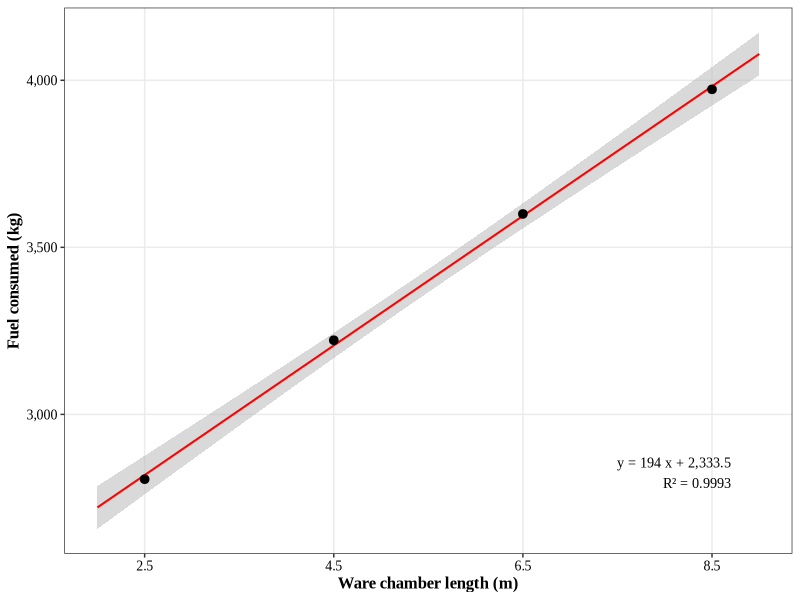
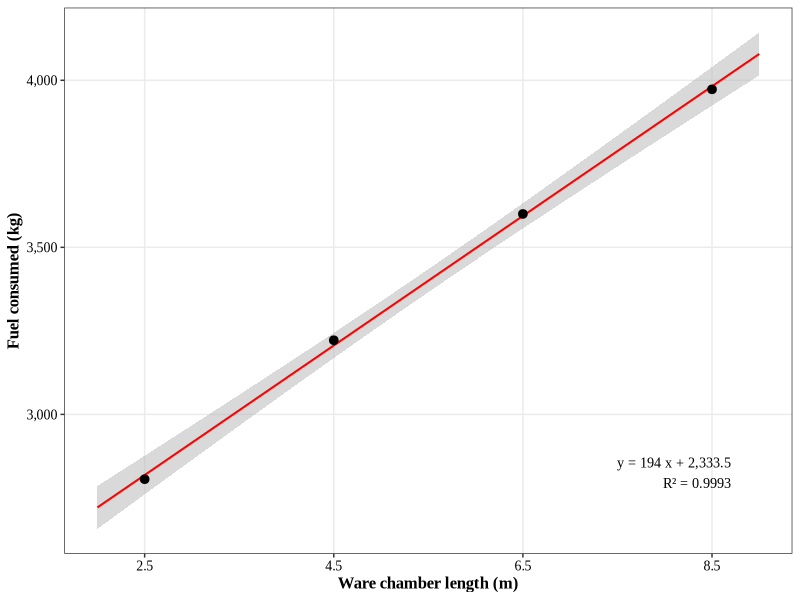
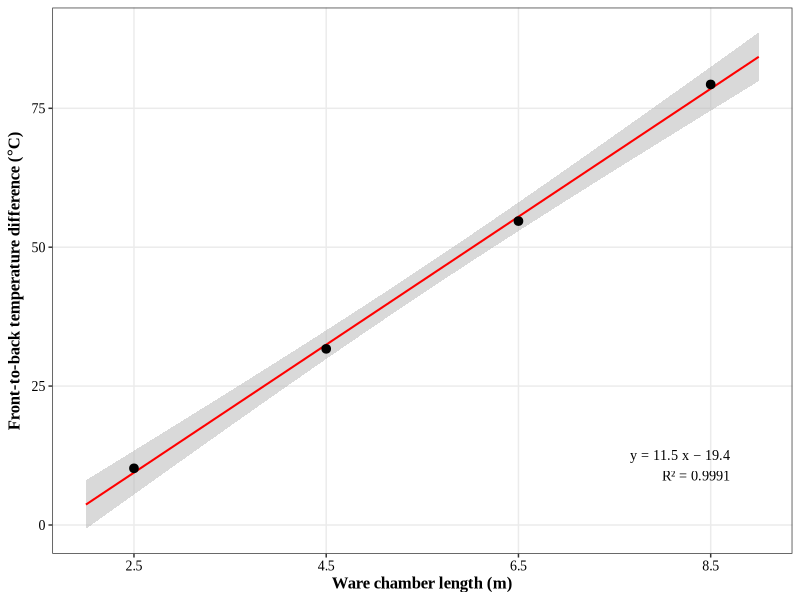
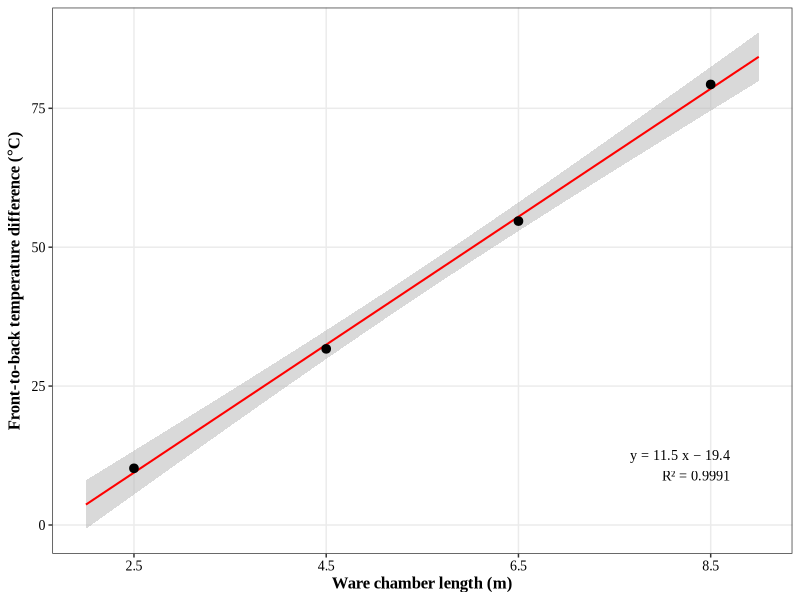
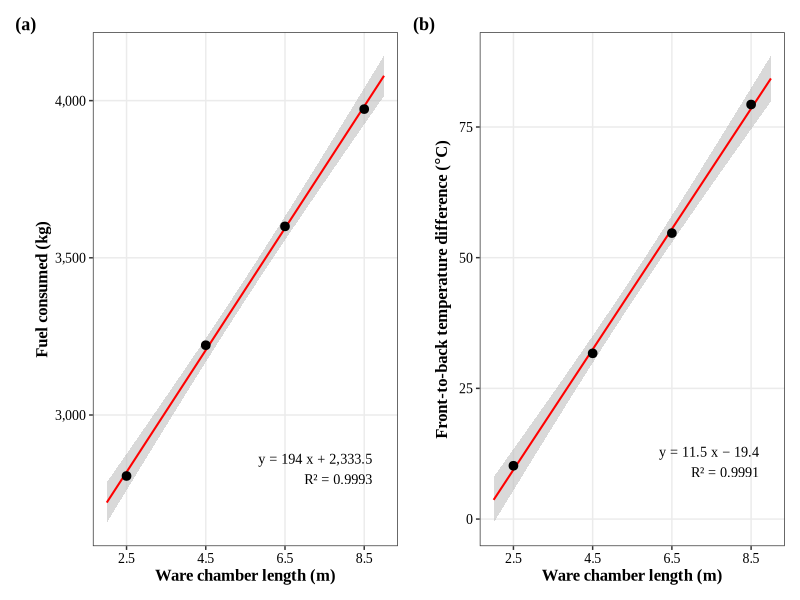
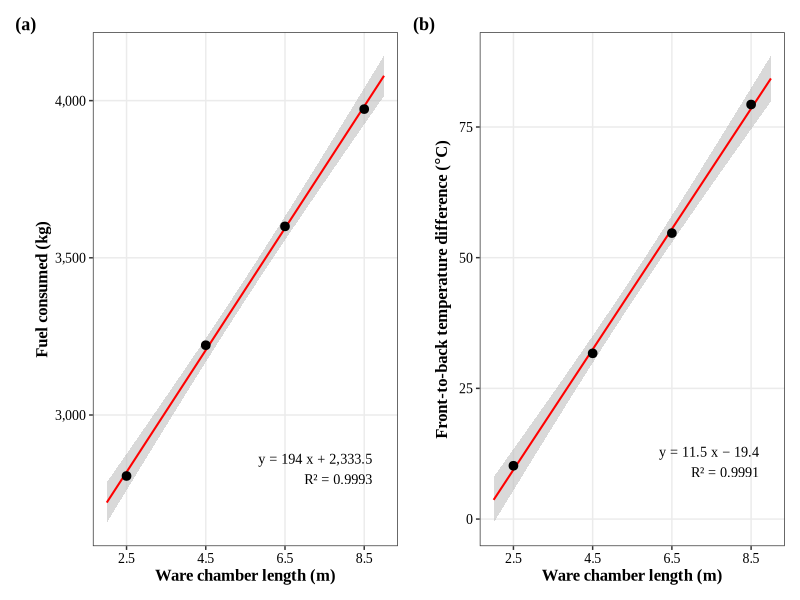

Reproduce these figures in R, in order.
library(ggplot2)
library(here)
library(patchwork)

FONT <- "Times New Roman"

df <- read.csv(here("./Data/Kiln_Length.csv"), fileEncoding = "UTF-8")

kiln_theme <- theme_bw() +
    theme(text = element_text(family = FONT),
        plot.title = element_text(hjust = 0.5, size = 12, face = 'bold'),
        axis.title.x = element_text(size = 12, colour = "black", face = 'bold'),
        axis.title.y = element_text(size = 12, colour = "black", face = 'bold'),
        axis.text = element_text(size = 10, colour = "black"),
        panel.grid.minor = element_blank())

eqn <- function(fit, ydigits = 1) {
    b <- coef(fit)
    sprintf("y = %s x %s %s\nR² = %.4f",
            format(round(b[2], ydigits), big.mark = ","),
            ifelse(b[1] < 0, "−", "+"),
            format(round(abs(b[1]), ydigits), big.mark = ","),
            summary(fit)$r.squared)
}

f3 <- lm(fuel_kg ~ length_m, data = df)

p3 <- ggplot(df, aes(x = length_m, y = fuel_kg)) +

    geom_smooth(method = "lm", formula = y ~ x, se = TRUE, fullrange = TRUE,
                colour = "red", fill = "grey70", alpha = 0.5, linewidth = 0.7) +
    geom_point(colour = "black", size = 2.6) +
    annotate("text", x = 8.7, y = 2780, hjust = 1, vjust = 0, size = 3.6,
             family = FONT, label = eqn(f3)) +
    scale_x_continuous(breaks = df$length_m, limits = c(2.0, 9.0)) +
    scale_y_continuous(labels = function(v) format(v, big.mark = ",")) +
    xlab("Ware chamber length (m)") +
    ylab("Fuel consumed (kg)") +
    kiln_theme
ggsave(here("./Results/Scatter(Fuel_by_length).tiff"), p3, dpi = 300, width = 5, height = 5, units = 'in', bg = "white", compression = "lzw")
ggsave(here("./Results/Scatter(Fuel_by_length).jpeg"), p3, dpi = 300, width = 5, height = 5, units = 'in', bg = "white", quality = 95)

f4 <- lm(spread_C ~ length_m, data = df)

p4 <- ggplot(df, aes(x = length_m, y = spread_C)) +

    geom_smooth(method = "lm", formula = y ~ x, se = TRUE, fullrange = TRUE,
                colour = "red", fill = "grey70", alpha = 0.5, linewidth = 0.7) +
    geom_point(colour = "black", size = 2.6) +
    annotate("text", x = 8.7, y = 8, hjust = 1, vjust = 0, size = 3.6,
             family = FONT, label = eqn(f4)) +
    scale_x_continuous(breaks = df$length_m, limits = c(2.0, 9.0)) +
    xlab("Ware chamber length (m)") +
    ylab(expression(bold(paste("Front-to-back temperature difference (", degree, "C)")))) +
    kiln_theme
ggsave(here("./Results/Scatter(Spread_by_length).tiff"), p4, dpi = 300, width = 5, height = 5, units = 'in', bg = "white", compression = "lzw")
ggsave(here("./Results/Scatter(Spread_by_length).jpeg"), p4, dpi = 300, width = 5, height = 5, units = 'in', bg = "white", quality = 95)

fig <- p3 + p4 + plot_annotation(tag_levels = "a", tag_prefix = "(", tag_suffix = ")") &
    theme(plot.tag = element_text(family = FONT, size = 13, face = "bold"))
ggsave(here("./Results/Fig_Length.tiff"), fig, dpi = 300, width = 10, height = 5, units = 'in', bg = "white", compression = "lzw")
ggsave(here("./Results/Fig_Length.jpeg"), fig, dpi = 300, width = 10, height = 5, units = 'in', bg = "white", quality = 95)
